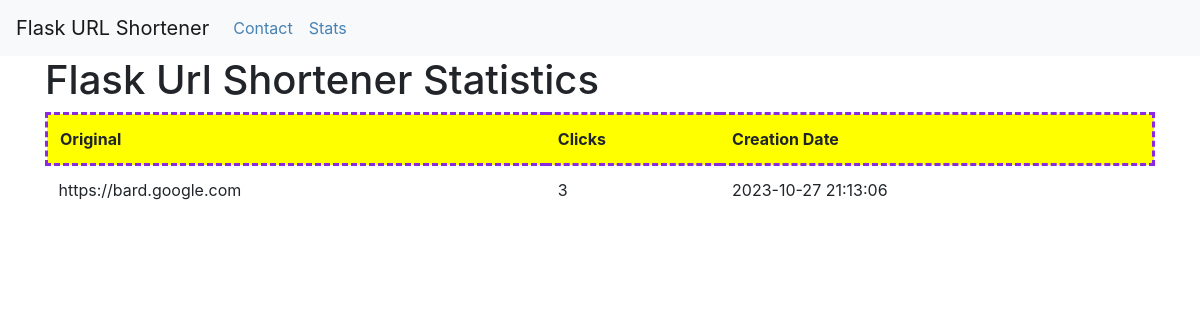
/stats, run on an earlier commit of the app's database.
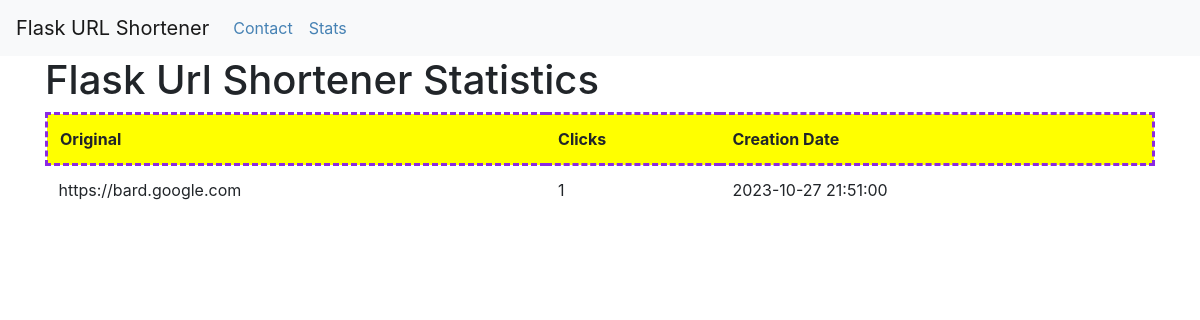
And on a later commit of the database.
### tables this page shows
CREATE TABLE urls(
    id INTEGER PRIMARY KEY AUTOINCREMENT,
    created TIMESTAMP NOT NULL DEFAULT CURRENT_TIMESTAMP,
    original_url TEXT NOT NULL,
    clicks INTEGER NOT NULL DEFAULT 0
);

### app.py (the view)
@app.route("/stats", methods=("GET",))
def get_all_url_stats():
    conn = get_db_conn()
    Url_data = conn.execute("SELECT original_url, clicks, created FROM urls").fetchall()
    if Url_data:
        return render_template("stats.html", url_data=Url_data)
    flash("Invalid URL", "error")
    return redirect(url_for("index"))

### app.py (called while the page is built)
def get_db_conn():
    conn = sqlite3.connect("database.db")
    conn.row_factory = sqlite3.Row
    return conn

### templates/stats.html
{% extends 'base.html' %}
{% block content %}
<h1>{% block title %} Flask Url Shortener Statistics {% endblock %}</h1>
<table class="table">
    <thead>
        <tr style="border:dashed; border-color: blueviolet; background-color: yellow;">
            <th scope="col">Original</th>
            <th scope="col">Clicks</th>
            <th scope="col">Creation Date</th>
        </tr>
    </thead>
    <tbody>
        {% for url in url_data %}
        <tr>
            <td>{{ url['original_url'] }}</td>
            <td>{{ url['clicks'] }}</td>
            <td>{{ url['created'] }}</td>
        </tr>
        {% endfor %}
    </tbody>
</table>
{% endblock %}

### templates/base.html (shortened to what this page needs)
<!doctype html>
<html lang="en">
<head>
    <link rel="stylesheet" href="https://stackpath.bootstrapcdn.com/bootstrap/4.3.1/css/bootstrap.min.css"
>
</head>
<body>
    <nav class="navbar navbar-expand-md navbar-light bg-light">
        <a class="navbar-brand" href="{{ url_for('index')}}">Flask URL Shortener</a>
        <div class="collapse navbar-collapse" id="navbarNav">
            <ul class="navbar-nav">
                <li class="nav-item active">
                    <a style="color: steelblue;" class="nav-link" href="mailto:adity09@outlook.com">Contact</a>
                </li>
                <li class="nav-item active">
                    <a style="color: steelblue;" class="nav-link" href="{{ url_for('get_all_url_stats')}}">Stats</a>
                </li>
            </ul>
        </div>
    </nav>
    <div class="container">
        {% block content %} {% endblock %}
    </div>
</body>
</html>

What changed in the data, as far as the page shows it:
changed urls "https://bard.google.com": clicks "3" → "1"; created "2023-10-27 21:13:06" → "2023-10-27 21:51:00"
